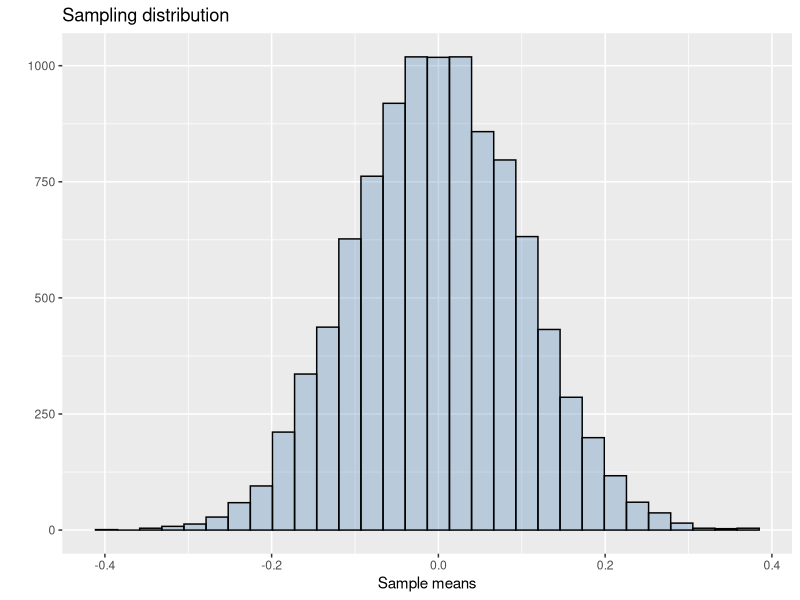
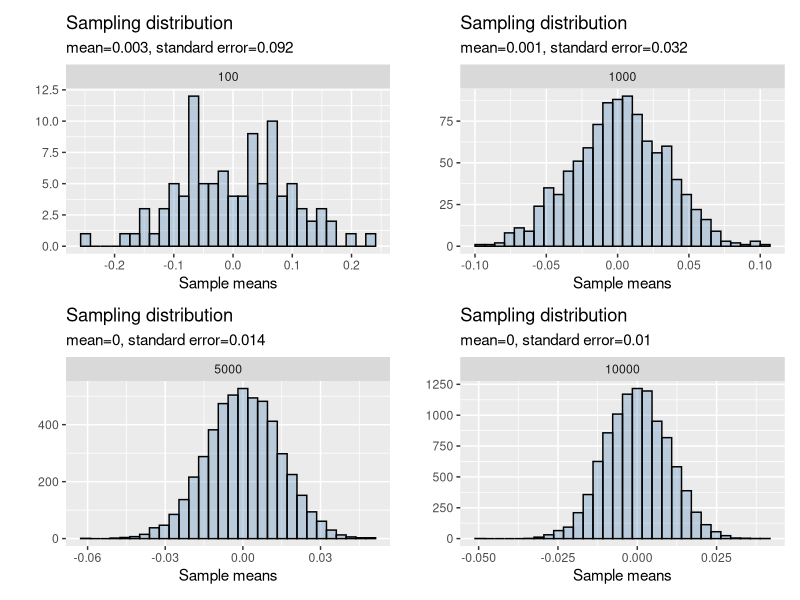
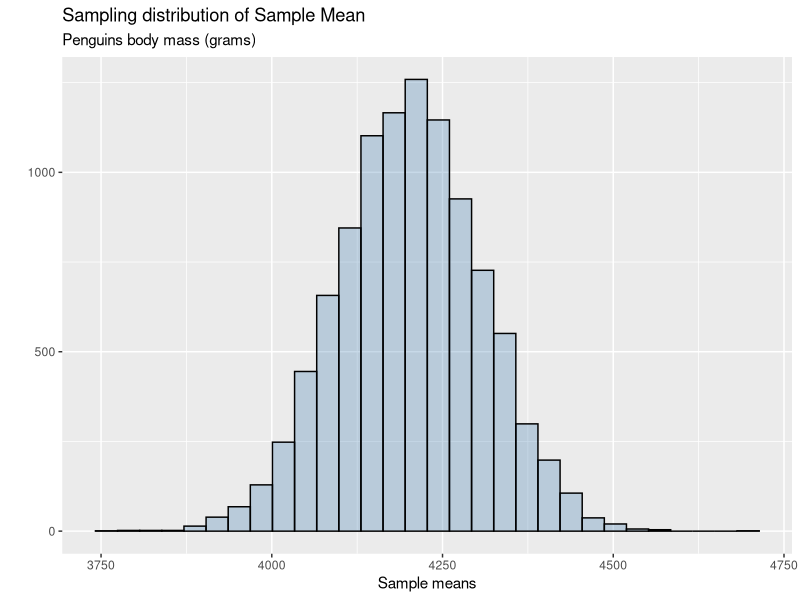
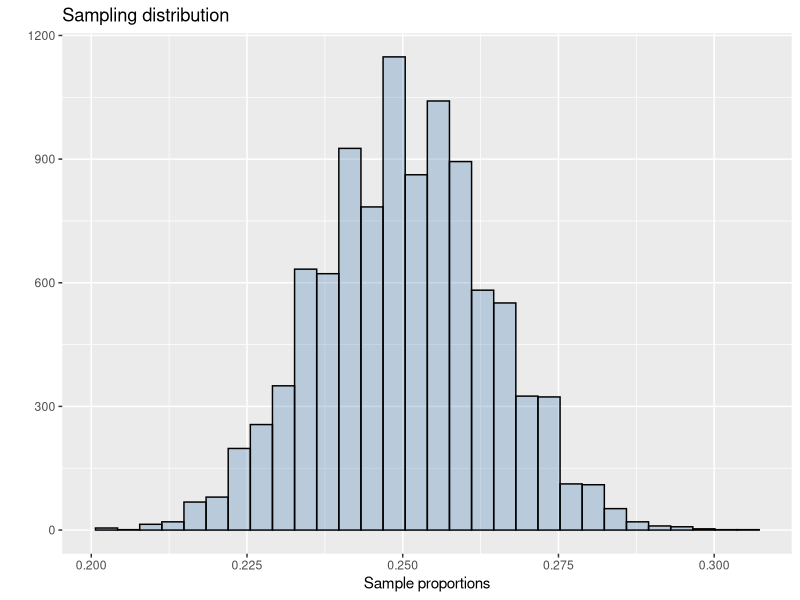
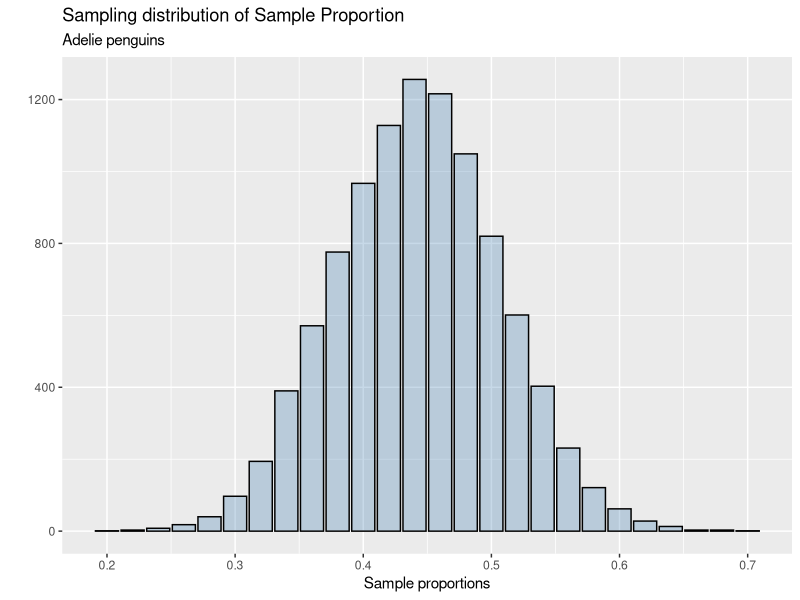

Here is the R script that generated these plots, in order:
## ---- chunk 1
knitr::opts_chunk$set(
  comment = "#>",
  fig.width = 6,
  fig.height = 4,
  warning = FALSE,
  eval = TRUE
)
## ---- chunk 2
library(ggplot2)
library(patchwork)
library(palmerpenguins)
## ---- chunk 3
n_samples <- 10000
sample_size <- 100 # each sample will be of size 100
sample_means <- numeric(n_samples)

for(i in 1:n_samples){
  sample_i =  rnorm(n = sample_size, mean = 0, sd=1) # generate a new sample
  sample_means[i] = mean(sample_i) # obtain mean for each sample
}
## ---- chunk 4
sampling_dist <- ggplot(data.frame(sample_means),aes(sample_means))+
  geom_histogram(fill = 'steelblue',alpha = 0.3,
                 color = 'black',bins=30)+
  labs(title = 'Sampling distribution',
       x = 'Sample means',y = '')
## ---- chunk 5
sampling_dist
## ---- chunk 6
mean(sample_means)
## ---- chunk 7
sd(sample_means)
## ---- chunk 8
n_samples <- 100
sample_means <- numeric(n_samples)

for(i in 1:n_samples){
  sample_i =  rnorm(n = n_samples, mean = 0, sd=1) # generate a new sample
  sample_means[i] = mean(sample_i) # obtain mean for each sample
}

sample_mean <- round(mean(sample_means),3)
standard_error <- round(sd(sample_means),3)

sampling_dist100 <- ggplot(data.frame(sample_means),aes(sample_means))+
  geom_histogram(fill = 'steelblue',alpha = 0.3,
                 color = 'black',bins=30)+
  labs(title = 'Sampling distribution',
       x = 'Sample means',y = '',
       subtitle = paste0('mean=',sample_mean,
                         ', standard error=',standard_error))+
  facet_grid(~100)
## ---- chunk 9
n_samples <- 1000
sample_means <- numeric(n_samples)

for(i in 1:n_samples){
  sample_i =  rnorm(n = n_samples, mean = 0, sd=1) # generate a new sample
  sample_means[i] = mean(sample_i) # obtain mean for each sample
}

sample_mean <- round(mean(sample_means),3)
standard_error <- round(sd(sample_means),3)

sampling_dist1000 <- ggplot(data.frame(sample_means),aes(sample_means))+
  geom_histogram(fill = 'steelblue',alpha = 0.3,
                 color = 'black',bins=30)+
  labs(title = 'Sampling distribution',
       x = 'Sample means',y = '',
       subtitle = paste0('mean=',sample_mean,
                         ', standard error=',standard_error))+
  facet_grid(~1000)
## ---- chunk 10
n_samples <- 5000
sample_means <- numeric(n_samples)

for(i in 1:n_samples){
  sample_i =  rnorm(n = n_samples, mean = 0, sd=1) # generate a new sample
  sample_means[i] = mean(sample_i) # obtain mean for each sample
}

sample_mean <- round(mean(sample_means),3)
standard_error <- round(sd(sample_means),3)

sampling_dist5000 <- ggplot(data.frame(sample_means),aes(sample_means))+
  geom_histogram(fill = 'steelblue',alpha = 0.3,
                 color = 'black',bins=30)+
  labs(title = 'Sampling distribution',
       x = 'Sample means',y = '',
       subtitle = paste0('mean=',sample_mean,
                         ', standard error=',standard_error))+
  facet_grid(~5000)
## ---- chunk 11
n_samples <- 10000
sample_means <- numeric(n_samples)

for(i in 1:n_samples){
  sample_i =  rnorm(n = n_samples, mean = 0, sd=1) # generate a new sample
  sample_means[i] = mean(sample_i) # obtain mean for each sample
}

sample_mean <- round(mean(sample_means),3)
standard_error <- round(sd(sample_means),3)

sampling_dist10000 <- ggplot(data.frame(sample_means),aes(sample_means))+
  geom_histogram(fill = 'steelblue',alpha = 0.3,
                 color = 'black',bins=30)+
  labs(title = 'Sampling distribution',
       x = 'Sample means',y = '',
       subtitle = paste0('mean=',sample_mean,
                         ', standard error=',standard_error))+
  facet_grid(~10000)
## ---- chunk 12
plots <- sampling_dist100 + sampling_dist1000 + sampling_dist5000 +
  sampling_dist10000 + plot_layout(nrow=2, ncol=2)
## ---- chunk 13
plots
## ---- chunk 14
body_mass_g <- penguins$body_mass_g[!is.na(penguins$body_mass_g)]
## ---- chunk 15
n_samples <- 10000
sample_size <- 50

body_mass_xbar <- numeric(n_samples)

for(i in 1:n_samples){
  sample_i =  sample(body_mass_g, size = sample_size) # generate a new sample
  body_mass_xbar[i] = mean(sample_i) # obtain mean for each sample
}
## ---- chunk 16
sampling_dist <- ggplot(data.frame(body_mass_xbar),
                        aes(body_mass_xbar))+
  geom_histogram(fill = 'steelblue',alpha = 0.3,
                 color = 'black',bins=30)+
  labs(title = 'Sampling distribution of Sample Mean',
       subtitle = 'Penguins body mass (grams)',
       x = 'Sample means',y = '')
## ---- chunk 17
sampling_dist
## ---- chunk 18
mean(body_mass_xbar)
## ---- chunk 19
mean(body_mass_g)
## ---- chunk 20
sd(body_mass_xbar)
## ---- chunk 21
n_samples <- 10000
sample_size <- 100 # each sample will be of size 100
n_trials <- 10
sample_proportions <- numeric(n_samples)

for(i in 1:n_samples){
  sample_i =  rbinom(n = sample_size, size= n_trials, 
                     prob = 0.25) # generate a new sample
  sample_proportions[i] = mean(sample_i)/n_trials # obtain proportion for each sample
}
## ---- chunk 22
sampling_dist_prop <- ggplot(data.frame(sample_proportions),
                             aes(sample_proportions))+
  geom_histogram(fill = 'steelblue',alpha = 0.3,
                 color = 'black',bins=30)+
  labs(title = 'Sampling distribution',
       x = 'Sample proportions',y = '')
## ---- chunk 23
sampling_dist_prop
## ---- chunk 24
mean(sample_proportions)
## ---- chunk 25
sd(sample_proportions)
## ---- chunk 26
species <- penguins$species[!is.na(penguins$species)]
## ---- chunk 27
n_samples <- 10000
sample_size <- 50

adelie_proportions <- numeric(n_samples)

for(i in 1:n_samples){
  sample_i =  sample(species, size = sample_size) # generate a new sample from the population
  adelie_proportions[i] = mean(sample_i == 'Adelie') # obtain proportion for each sample
}
## ---- chunk 28
sampling_dist <- ggplot(data.frame(adelie_proportions),
                        aes(adelie_proportions))+
  geom_bar(fill = 'steelblue',alpha = 0.3,
                 color = 'black')+
  labs(title = 'Sampling distribution of Sample Proportion',
       subtitle = "Adelie penguins",
       x = 'Sample proportions',y = '')
## ---- chunk 29
sampling_dist
## ---- chunk 30
mean(adelie_proportions)
## ---- chunk 31
prop.table(table(species))['Adelie']
## ---- chunk 32
sd(adelie_proportions)
## ---- chunk 33
p <- prop.table(table(species))['Adelie']
sqrt((p*(1-p))/sample_size)
